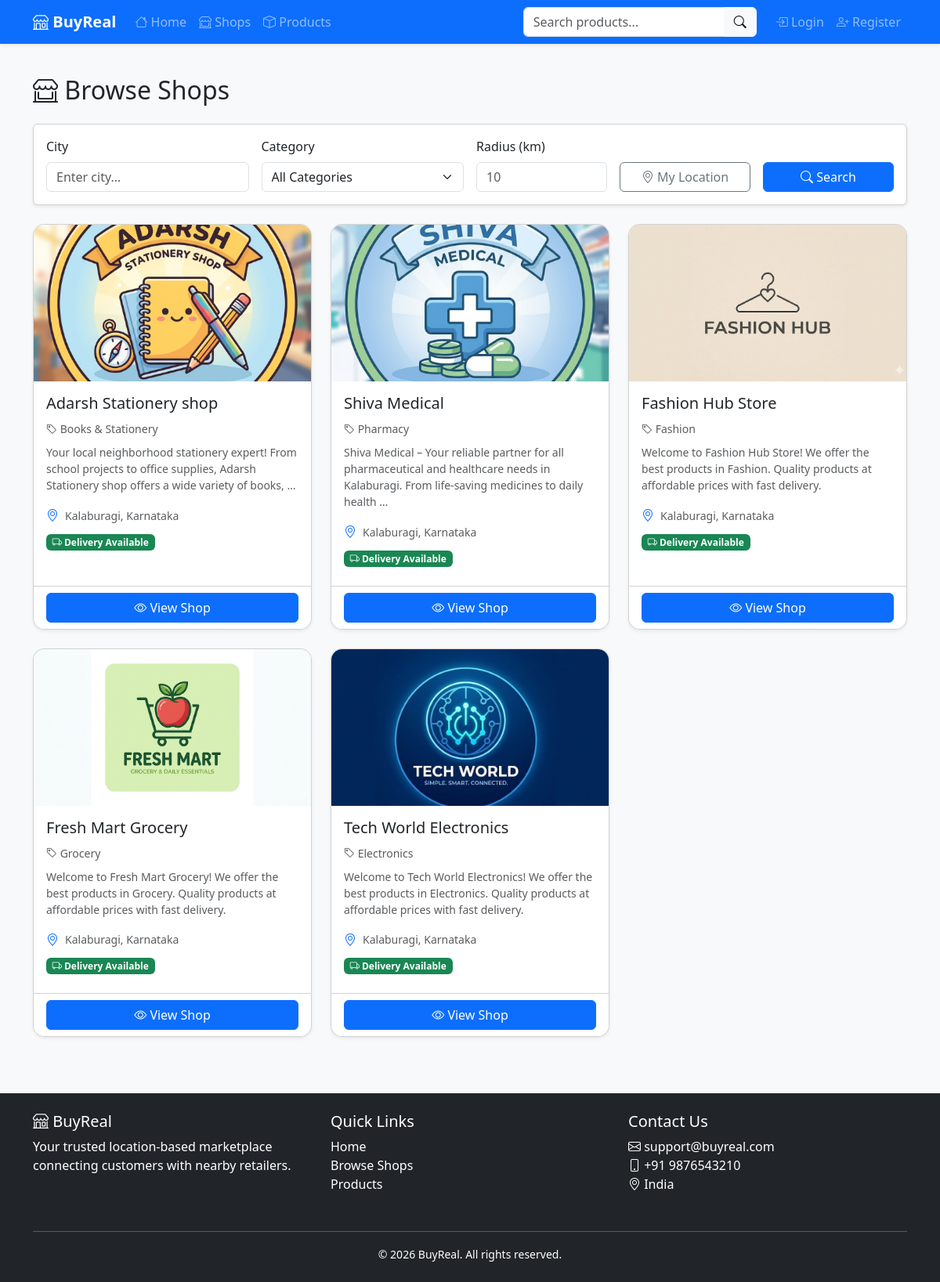
The page /shops/ on the database its author committed.
### shops/models.py (models this page shows, shortened)
class Shop(models.Model):
    STATUS_CHOICES = (
        ('pending', 'Pending Approval'),
        ('approved', 'Approved'),
        ('rejected', 'Rejected'),
        ('suspended', 'Suspended'),
    )
    owner = models.OneToOneField(
        settings.AUTH_USER_MODEL,
        on_delete=models.CASCADE,
        related_name='shop'
    )
    name = models.CharField(max_length=200)
    description = models.TextField()
    category = models.ForeignKey(
        Category,
        on_delete=models.SET_NULL,
        null=True,
        blank=True,
        related_name='shops'
    )
    email = models.EmailField()
    phone = models.CharField(max_length=17)
    address = models.TextField()
    city = models.CharField(max_length=100)
    state = models.CharField(max_length=100)
    pincode = models.CharField(max_length=10)
    latitude = models.DecimalField(
        max_digits=9,
        decimal_places=6,
        blank=True,
        null=True,
        validators=[MinValueValidator(-90), MaxValueValidator(90)]
    )
    longitude = models.DecimalField(
        max_digits=9,
        decimal_places=6,
        blank=True,
        null=True,
        validators=[MinValueValidator(-180), MaxValueValidator(180)]
    )
    image = models.ImageField(upload_to='shop_images/', blank=True, null=True)
    gst_number = models.CharField(max_length=20, blank=True, null=True)
    status = models.CharField(max_length=15, choices=STATUS_CHOICES, default='pending')
    rejection_reason = models.TextField(blank=True, null=True)
    offers_delivery = models.BooleanField(default=True)
    delivery_radius = models.PositiveIntegerField(
        default=10,
        help_text="Delivery radius in kilometers"
    )
    minimum_order = models.DecimalField(
        max_digits=10,
        decimal_places=2,
        default=0,
        help_text="Minimum order amount for delivery"
    )
    rating = models.DecimalField(max_digits=3, decimal_places=2, default=0)
    total_reviews = models.PositiveIntegerField(default=0)
    created_at = models.DateTimeField(auto_now_add=True)
    updated_at = models.DateTimeField(auto_now=True)
    class Meta:
        ordering = ['-created_at']

class Category(models.Model):
    name = models.CharField(max_length=100, unique=True)
    description = models.TextField(blank=True, null=True)
    icon = models.CharField(
        max_length=50,
        blank=True,
        null=True,
        help_text="Bootstrap icon class, e.g., 'bi-laptop'"
    )
    is_active = models.BooleanField(default=True)
    created_at = models.DateTimeField(auto_now_add=True)
    class Meta:
        verbose_name_plural = 'Categories'
        ordering = ['name']

### shops/views.py (the view, shortened to what this page needs)
# urls.py: path('', views.shop_list, name='shop_list'),
def shop_list(request):
    shops = Shop.objects.filter(status='approved').select_related('category')
    form = ShopSearchForm(request.GET)
    user_lat = request.GET.get('latitude') or request.session.get('user_lat')
    user_lng = request.GET.get('longitude') or request.session.get('user_lng')
    city = request.GET.get('city', '').strip()
    category_id = request.GET.get('category', '')
    radius = request.GET.get('radius', '')
    if city:
        shops = shops.filter(city__icontains=city)
    if category_id:
        try:
            shops = shops.filter(category_id=int(category_id))
        except (ValueError, TypeError):
            pass
    shops_with_distance = []
    for shop in shops:
        if user_lat and user_lng:
            try:
                distance = shop.calculate_distance(float(user_lat), float(user_lng))
                shop.distance = distance
                if radius:
                    try:
                        radius_km = int(radius)
                        if distance and distance <= radius_km:
                            shops_with_distance.append(shop)
                    except (ValueError, TypeError):
                        shops_with_distance.append(shop)
                else:
                    shops_with_distance.append(shop)
            except (ValueError, TypeError):
                shop.distance = None
                shops_with_distance.append(shop)
        else:
            shop.distance = None
            shops_with_distance.append(shop)
    if user_lat and user_lng:
        shops_with_distance.sort(key=lambda x: x.distance if x.distance is not None else float('inf'))
    categories = Category.objects.filter(is_active=True)
    return render(request, 'shops/shop_list.html', {
        'shops': shops_with_distance,
        'form': form,
        'categories': categories,
        'city_filter': city,
        'category_filter': category_id,
        'user_lat': user_lat,
        'user_lng': user_lng
    })

### templates/shops/shop_list.html (shortened to what this page needs)
{% extends 'base.html' %}
{% load static %}
{% block content %}
<div class="container py-4">
    <h2 class="mb-4"><i class="bi bi-shop-window"></i> Browse Shops</h2>
    <div class="card shadow-sm mb-4">
        <div class="card-body">
            <form method="get" class="row g-3">
                <div class="col-md-3">
                    <label class="form-label">City</label>
                    <input type="text" name="city" class="form-control" placeholder="Enter city..." value="{{ city_filter }}">
                </div>
                <div class="col-md-3">
                    <label class="form-label">Category</label>
                    <select name="category" class="form-select">
                        <option value="">All Categories</option>
                    </select>
                </div>
                <div class="col-md-2">
                    <label class="form-label">Radius (km)</label>
                    <input type="number" name="radius" class="form-control" placeholder="10" value="{{ request.GET.radius }}">
                </div>
                <div class="col-md-2">
                    <label class="form-label">&nbsp;</label>
                    <button type="button" id="getLocationBtn" class="btn btn-outline-secondary w-100">
                        <i class="bi bi-geo-alt"></i> My Location
                    </button>
                </div>
                <div class="col-md-2">
                    <label class="form-label">&nbsp;</label>
                    <button type="submit" class="btn btn-primary w-100">
                        <i class="bi bi-search"></i> Search
                    </button>
                </div>
            </form>
        </div>
    </div>
    <div class="row g-4">
        {% for shop in shops %}
            <div class="col-md-6 col-lg-4">
                <div class="card shop-card h-100 shadow-sm">
                    {% if shop.image %}
                        <img src="{{ shop.image.url }}" class="card-img-top shop-image" alt="{{ shop.name }}">
                    {% else %}
                        <div class="card-img-top shop-image bg-light d-flex align-items-center justify-content-center">
                            <i class="bi bi-shop text-muted" style="font-size: 4rem;"></i>
                        </div>
                    {% endif %}
                    <div class="card-body">
                        <div class="d-flex justify-content-between align-items-start mb-2">
                            <h5 class="card-title mb-0">{{ shop.name }}</h5>
                        </div>
                        <p class="text-muted mb-2">
                            <small>
                                <i class="bi bi-tag"></i> {{ shop.category.name|default:"General" }}
                            </small>
                        </p>
                        <p class="card-text text-muted small">
                            {{ shop.description|truncatewords:20 }}
                        </p>
                        <div class="d-flex align-items-center mb-2">
                            <i class="bi bi-geo-alt text-primary me-2"></i>
                            <small class="text-muted">{{ shop.city }}, {{ shop.state }}</small>
                        </div>
                        {% if shop.offers_delivery %}
                            <span class="badge bg-success mb-2">
                                <i class="bi bi-truck"></i> Delivery Available
                            </span>
                        {% endif %}
                    </div>
                    <div class="card-footer bg-white">
                        <a href="{% url 'shops:shop_detail' shop.id %}" class="btn btn-primary w-100">
                            <i class="bi bi-eye"></i> View Shop
                        </a>
                    </div>
                </div>
            </div>
        {% endfor %}
    </div>
</div>
{% endblock %}

### rows shown on the page
Shop: image (picture), name "Adarsh Stationery shop", category.name "Books & Stationery", description "Your local neighborhood stationery expert! From school projects to office supplies, Adarsh Stationery shop offers a wide variety of books, …", city "Kalaburagi", state "Karnataka", offers_delivery True (drawn)
Shop: image (picture), name "Shiva Medical", category.name "Pharmacy", description "Shiva Medical – Your reliable partner for all pharmaceutical and healthcare needs in Kalaburagi. From life-saving medicines to daily health …", city "Kalaburagi", state "Karnataka", offers_delivery True (drawn)
Shop: image (picture), name "Fashion Hub Store", category.name "Fashion", description "Welcome to Fashion Hub Store! We offer the best products in Fashion. Quality products at affordable prices with fast delivery.", city "Kalaburagi", state "Karnataka", offers_delivery True (drawn)
Shop: image (picture), name "Fresh Mart Grocery", category.name "Grocery", description "Welcome to Fresh Mart Grocery! We offer the best products in Grocery. Quality products at affordable prices with fast delivery.", city "Kalaburagi", state "Karnataka", offers_delivery True (drawn)
Shop: image (picture), name "Tech World Electronics", category.name "Electronics", description "Welcome to Tech World Electronics! We offer the best products in Electronics. Quality products at affordable prices with fast delivery.", city "Kalaburagi", state "Karnataka", offers_delivery True (drawn)
